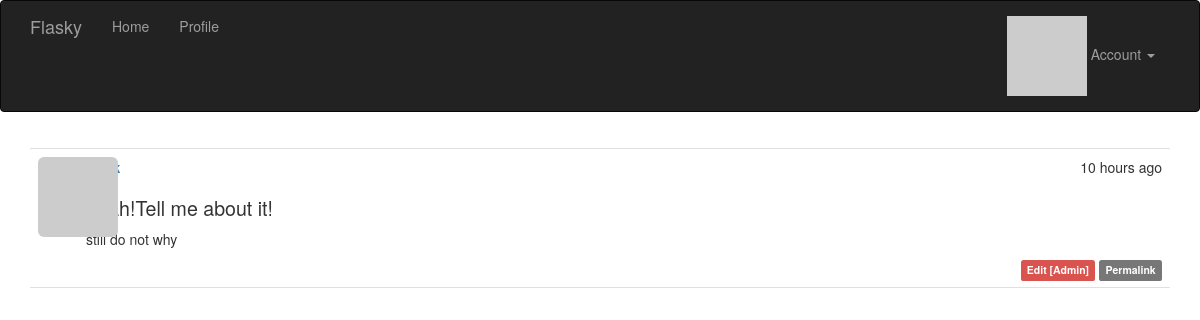
/post/110 (signed in), run on the app's committed database.
### app/models.py (models this page shows, shortened)
class Post(db.Model):#文章数据
    __tablename__ = 'posts'
    id = db.Column(db.Integer, primary_key=True)
    body = db.Column(db.Text)
    timestamp = db.Column(db.DateTime, index=True, default=datetime.utcnow)
    author_id = db.Column(db.Integer, db.ForeignKey('users.id'))
    body_html = db.Column(db.Text)#转换后的html缓存#Markdown源文本，用于编辑

### app/main/views.py (the view)
@main.route('/post/<int:id>')
def post(id):
    post = Post.query.get_or_404(id)
    return render_template('post.html', posts=[post])

### app/auth/views.py (called while the page is built)
@auth.before_app_request#调用视图函数前调用，拦截不必要的请求
def before_request():
    if current_user.is_authenticated:
        current_user.ping()#收到用户登录请求时刷新时间
        if not current_user.confirmed \
                and request.endpoint \
                and request.blueprint != 'auth' \
                and request.endpoint != 'static':
            return redirect(url_for('auth.unconfirmed'))

### app/main/__init__.py (called while the page is built)
@main.app_context_processor#全局作用，但是不知道作用是什么
def inject_permissions():
    return dict(Permission=Permission)

### app/models.py (called while the page is built)
@login_manager.user_loader#加载用户的回调函数
def load_user(user_id):
    return User.query.get(int(user_id))#接收以Unicode字符串形式表示的用户标识符，返回用户对象或者None

    def has_permission(self, perm):
        return self.permissions & perm == perm

    def can(self, perm):
        return self.role is not None and self.role.has_permission(perm)

    def is_administrator(self):
        return self.can(Permission.ADMIN)

    def ping(self):#用户一登录就会调用，更新时间
        self.last_seen = datetime.utcnow()
        db.session.add(self)

    def gravatar(self, size=100, default='monsterid', rating='g'):
        url = 'https://secure.gravatar.com/avatar'
        hash = hashlib.md5(self.email.lower().encode('utf-8')).hexdigest()#并不懂为什么要这么写？生成md5散列值？
        return '{url}/{hash}?s={size}&d={default}&r={rating}'.format(
            url=url, hash=hash, size=size, default=default, rating=rating)

### app/templates/post.html (shortened to what this page needs)
{% extends "base.html" %}
{% import "_macros.html" as macros %}
{% block page_content %}
{% include '_posts.html' %}
{% endblock %}

### app/templates/_posts.html
<ul class="posts">
    {% for post in posts %}
    <li class="post">
        <div class="post-thumbnail">
            <a href="{{ url_for('.user', username=post.author.username) }}">
                <img class="img-rounded profile-thumbnail" src="{{ post.author.gravatar(size=40) }}">
            </a>
        </div>
        <div class="post-content">
            <div class="post-date">{{ moment(post.timestamp).fromNow() }}</div>
            <div class="post-author"><a href="{{ url_for('.user', username=post.author.username) }}">{{ post.author.username }}</a></div>
            <div class="post-body">
                {% if post.body_html %}
                    {{ post.body_html | safe }}
                {% else %}
                    {{ post.body }}
                {% endif %}
            </div>
            <div class="post-footer">
                {% if current_user == post.author %}
                <a href="{{ url_for('.edit', id=post.id) }}">
                    <span class="label label-primary">Edit</span>
                </a>
                {% elif current_user.is_administrator() %}
                <a href="{{ url_for('.edit', id=post.id) }}">
                    <span class="label label-danger">Edit [Admin]</span>
                </a>
                {% endif %}
                <a href="{{ url_for('.post', id=post.id) }}">
                    <span class="label label-default">Permalink</span>
                </a>
            </div>
        </div>
    </li>
    {% endfor %}
</ul>

### app/static/styles.css (style rules this page uses)
.profile-thumbnail { position: absolute; }
ul.posts { list-style-type: none; padding: 0px; margin: 16px 0px 0px 0px; border-top: 1px solid #e0e0e0; }
ul.posts li.post { padding: 8px; border-bottom: 1px solid #e0e0e0; }
div.post-date { float: right; }
div.post-author { font-weight: bold; }
div.post-thumbnail { position: absolute; }
div.post-content { margin-left: 48px; min-height: 48px; }
div.post-footer { text-align: right; }
.post-body h1 { font-size: 140%; }

### data on the page
Post: timestamp "10 hours ago", body_html "Yeah!Tell me about it! still do not why"
